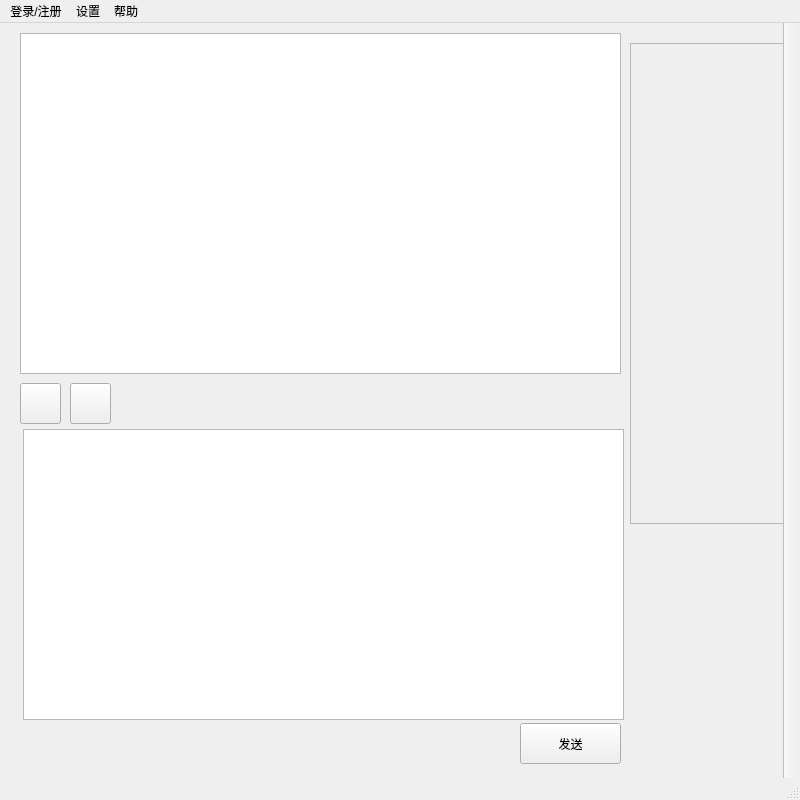
<?xml version="1.0" encoding="UTF-8"?>
<ui version="4.0">
 <class>MainWindow</class>
 <widget class="QMainWindow" name="MainWindow">
  <property name="geometry">
   <rect>
    <x>0</x>
    <y>0</y>
    <width>800</width>
    <height>800</height>
   </rect>
  </property>
  <property name="windowTitle">
   <string>MainWindow</string>
  </property>
  <widget class="QWidget" name="centralwidget">
   <widget class="MyTextEdit" name="TextE">
    <property name="geometry">
     <rect>
      <x>23</x>
      <y>406</y>
      <width>601</width>
      <height>291</height>
     </rect>
    </property>
   </widget>
   <widget class="QTextEdit" name="TextB">
    <property name="geometry">
     <rect>
      <x>20</x>
      <y>10</y>
      <width>601</width>
      <height>341</height>
     </rect>
    </property>
    <property name="readOnly">
     <bool>true</bool>
    </property>
   </widget>
   <widget class="QPushButton" name="SendButton">
    <property name="geometry">
     <rect>
      <x>520</x>
      <y>700</y>
      <width>101</width>
      <height>41</height>
     </rect>
    </property>
    <property name="text">
     <string>发送</string>
    </property>
   </widget>
   <widget class="QPushButton" name="SmileIcon">
    <property name="geometry">
     <rect>
      <x>20</x>
      <y>360</y>
      <width>41</width>
      <height>41</height>
     </rect>
    </property>
    <property name="text">
     <string/>
    </property>
   </widget>
   <widget class="QPushButton" name="FileIcon">
    <property name="geometry">
     <rect>
      <x>70</x>
      <y>360</y>
      <width>41</width>
      <height>41</height>
     </rect>
    </property>
    <property name="text">
     <string/>
    </property>
   </widget>
   <widget class="QFrame" name="QQxiu">
    <property name="geometry">
     <rect>
      <x>630</x>
      <y>20</y>
      <width>161</width>
      <height>481</height>
     </rect>
    </property>
    <property name="frameShape">
     <enum>QFrame::StyledPanel</enum>
    </property>
    <property name="frameShadow">
     <enum>QFrame::Raised</enum>
    </property>
   </widget>
  </widget>
  <widget class="QMenuBar" name="menubar">
   <property name="geometry">
    <rect>
     <x>0</x>
     <y>0</y>
     <width>800</width>
     <height>26</height>
    </rect>
   </property>
   <widget class="QMenu" name="menu_login">
    <property name="title">
     <string>登录/注册</string>
    </property>
    <addaction name="login_action"/>
    <addaction name="register_action"/>
   </widget>
   <widget class="QMenu" name="menu_set">
    <property name="title">
     <string>设置</string>
    </property>
   </widget>
   <widget class="QMenu" name="menu_help">
    <property name="title">
     <string>帮助</string>
    </property>
   </widget>
   <addaction name="menu_login"/>
   <addaction name="menu_set"/>
   <addaction name="menu_help"/>
  </widget>
  <widget class="QStatusBar" name="statusbar"/>
  <widget class="QToolBar" name="LefttoolBar">
   <property name="windowTitle">
    <string>toolBar</string>
   </property>
   <property name="layoutDirection">
    <enum>Qt::LeftToRight</enum>
   </property>
   <property name="movable">
    <bool>false</bool>
   </property>
   <attribute name="toolBarArea">
    <enum>RightToolBarArea</enum>
   </attribute>
   <attribute name="toolBarBreak">
    <bool>false</bool>
   </attribute>
  </widget>
  <action name="login_action">
   <property name="text">
    <string>登录</string>
   </property>
  </action>
  <action name="register_action">
   <property name="text">
    <string>注册</string>
   </property>
  </action>
 </widget>
 <customwidgets>
  <customwidget>
   <class>MyTextEdit</class>
   <extends>QTextEdit</extends>
   <header>mytextedit.h</header>
  </customwidget>
 </customwidgets>
 <resources/>
 <connections/>
</ui>
